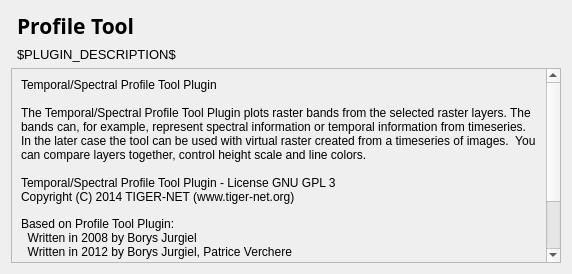
<?xml version="1.0" encoding="UTF-8"?>
<ui version="4.0">
 <class>DlgAbout</class>
 <widget class="QDialog" name="DlgAbout">
  <property name="geometry">
   <rect>
    <x>0</x>
    <y>0</y>
    <width>572</width>
    <height>274</height>
   </rect>
  </property>
  <property name="windowTitle">
   <string>Dialog</string>
  </property>
  <layout class="QGridLayout" name="gridLayout">
   <item row="0" column="1">
    <widget class="QLabel" name="title">
     <property name="sizePolicy">
      <sizepolicy hsizetype="Expanding" vsizetype="Expanding">
       <horstretch>0</horstretch>
       <verstretch>0</verstretch>
      </sizepolicy>
     </property>
     <property name="font">
      <font>
       <family>Sans Serif</family>
       <pointsize>16</pointsize>
       <weight>75</weight>
       <bold>true</bold>
      </font>
     </property>
     <property name="text">
      <string>Profile Tool</string>
     </property>
    </widget>
   </item>
   <item row="1" column="1">
    <widget class="QLabel" name="description">
     <property name="sizePolicy">
      <sizepolicy hsizetype="Expanding" vsizetype="Expanding">
       <horstretch>0</horstretch>
       <verstretch>0</verstretch>
      </sizepolicy>
     </property>
     <property name="font">
      <font>
       <pointsize>10</pointsize>
      </font>
     </property>
     <property name="text">
      <string>$PLUGIN_DESCRIPTION$</string>
     </property>
     <property name="wordWrap">
      <bool>true</bool>
     </property>
    </widget>
   </item>
   <item row="2" column="0" colspan="2">
    <widget class="QScrollArea" name="scrollArea_2">
     <property name="widgetResizable">
      <bool>true</bool>
     </property>
     <widget class="QWidget" name="scrollAreaWidgetContents_2">
      <property name="geometry">
       <rect>
        <x>0</x>
        <y>0</y>
        <width>535</width>
        <height>284</height>
       </rect>
      </property>
      <layout class="QVBoxLayout" name="verticalLayout_3">
       <item>
        <widget class="QLabel" name="label_3">
         <property name="sizePolicy">
          <sizepolicy hsizetype="Preferred" vsizetype="Preferred">
           <horstretch>0</horstretch>
           <verstretch>0</verstretch>
          </sizepolicy>
         </property>
         <property name="minimumSize">
          <size>
           <width>10</width>
           <height>10</height>
          </size>
         </property>
         <property name="cursor">
          <cursorShape>ArrowCursor</cursorShape>
         </property>
         <property name="focusPolicy">
          <enum>Qt::NoFocus</enum>
         </property>
         <property name="frameShape">
          <enum>QFrame::NoFrame</enum>
         </property>
         <property name="text">
          <string>&lt;!DOCTYPE HTML PUBLIC &quot;-//W3C//DTD HTML 4.0//EN&quot; &quot;http://www.w3.org/TR/REC-html40/strict.dtd&quot;&gt;
&lt;html&gt;&lt;head&gt;&lt;meta name=&quot;qrichtext&quot; content=&quot;1&quot; /&gt;&lt;style type=&quot;text/css&quot;&gt;
p, li { white-space: pre-wrap; }
&lt;/style&gt;&lt;/head&gt;&lt;body style=&quot; font-family:'MS Shell Dlg 2'; font-size:8pt; font-weight:400; font-style:normal;&quot;&gt;
&lt;p style=&quot; margin-top:0px; margin-bottom:0px; margin-left:0px; margin-right:0px; -qt-block-indent:0; text-indent:0px;&quot;&gt;&lt;span style=&quot; font-family:'Sans Serif'; font-size:9pt;&quot;&gt;Temporal/Spectral Profile Tool Plugin&lt;/span&gt;&lt;/p&gt;
&lt;p style=&quot;-qt-paragraph-type:empty; margin-top:0px; margin-bottom:0px; margin-left:0px; margin-right:0px; -qt-block-indent:0; text-indent:0px; font-family:'Sans Serif'; font-size:9pt;&quot;&gt;&lt;br /&gt;&lt;/p&gt;
&lt;p style=&quot; margin-top:0px; margin-bottom:0px; margin-left:0px; margin-right:0px; -qt-block-indent:0; text-indent:0px;&quot;&gt;&lt;span style=&quot; font-family:'Sans Serif'; font-size:9pt;&quot;&gt;The Temporal/Spectral Profile Tool Plugin plots raster bands from the selected raster layers. The bands can, for example, represent spectral information or temporal information from timeseries. In the later case the tool can be used with virtual raster created from a timeseries of images.  You can compare layers together, control height scale and line colors.&lt;/span&gt;&lt;/p&gt;
&lt;p style=&quot;-qt-paragraph-type:empty; margin-top:0px; margin-bottom:0px; margin-left:0px; margin-right:0px; -qt-block-indent:0; text-indent:0px; font-family:'Sans Serif'; font-size:9pt;&quot;&gt;&lt;br /&gt;&lt;/p&gt;
&lt;p style=&quot; margin-top:0px; margin-bottom:0px; margin-left:0px; margin-right:0px; -qt-block-indent:0; text-indent:0px;&quot;&gt;&lt;span style=&quot; font-family:'Sans Serif'; font-size:9pt;&quot;&gt;Temporal/Spectral Profile Tool Plugin - License GNU GPL 3&lt;/span&gt;&lt;/p&gt;
&lt;p style=&quot; margin-top:0px; margin-bottom:0px; margin-left:0px; margin-right:0px; -qt-block-indent:0; text-indent:0px;&quot;&gt;&lt;span style=&quot; font-family:'Sans'; font-size:9pt;&quot;&gt;Copyright (C) 2014 TIGER-NET (www.tiger-net.org)&lt;/span&gt;&lt;/p&gt;
&lt;p style=&quot;-qt-paragraph-type:empty; margin-top:0px; margin-bottom:0px; margin-left:0px; margin-right:0px; -qt-block-indent:0; text-indent:0px;&quot;&gt;&lt;br /&gt;&lt;/p&gt;
&lt;p style=&quot; margin-top:0px; margin-bottom:0px; margin-left:0px; margin-right:0px; -qt-block-indent:0; text-indent:0px;&quot;&gt;&lt;span style=&quot; font-family:'Sans'; font-size:9pt;&quot;&gt;Based on Profile Tool Plugin:&lt;/span&gt;&lt;/p&gt;
&lt;p style=&quot; margin-top:0px; margin-bottom:0px; margin-left:0px; margin-right:0px; -qt-block-indent:0; text-indent:0px;&quot;&gt;&lt;span style=&quot; font-family:'Sans Serif'; font-size:9pt;&quot;&gt;  Written in 2008 by Borys Jurgiel&lt;/span&gt;&lt;/p&gt;
&lt;p style=&quot; margin-top:0px; margin-bottom:0px; margin-left:0px; margin-right:0px; -qt-block-indent:0; text-indent:0px;&quot;&gt;&lt;span style=&quot; font-family:'Sans Serif'; font-size:9pt;&quot;&gt;  Written in 2012 by Borys Jurgiel, Patrice Verchere&lt;/span&gt;&lt;/p&gt;
&lt;p style=&quot;-qt-paragraph-type:empty; margin-top:0px; margin-bottom:0px; margin-left:0px; margin-right:0px; -qt-block-indent:0; text-indent:0px; font-family:'Sans Serif'; font-size:9pt;&quot;&gt;&lt;br /&gt;&lt;/p&gt;
&lt;p style=&quot; margin-top:0px; margin-bottom:0px; margin-left:0px; margin-right:0px; -qt-block-indent:0; text-indent:0px;&quot;&gt;&lt;span style=&quot; font-family:'Sans Serif'; font-size:9pt;&quot;&gt;REQUIREMENTS:&lt;/span&gt;&lt;/p&gt;
&lt;p style=&quot; margin-top:0px; margin-bottom:0px; margin-left:0px; margin-right:0px; -qt-block-indent:0; text-indent:0px;&quot;&gt;&lt;span style=&quot; font-family:'Sans Serif'; font-size:9pt;&quot;&gt;- Qwt5 (python-qwt5-qt4) and/or python-matplotlib&lt;/span&gt;&lt;/p&gt;
&lt;p style=&quot; margin-top:0px; margin-bottom:0px; margin-left:0px; margin-right:0px; -qt-block-indent:0; text-indent:0px;&quot;&gt;&lt;span style=&quot; font-family:'Sans Serif'; font-size:9pt;&quot;&gt;- QT ver 4.1 for saving to PDF and 4.3 for saving to SVG&lt;/span&gt;&lt;/p&gt;
&lt;p style=&quot;-qt-paragraph-type:empty; margin-top:0px; margin-bottom:0px; margin-left:0px; margin-right:0px; -qt-block-indent:0; text-indent:0px; font-family:'Sans Serif'; font-size:9pt;&quot;&gt;&lt;br /&gt;&lt;/p&gt;&lt;/body&gt;&lt;/html&gt;</string>
         </property>
         <property name="textFormat">
          <enum>Qt::AutoText</enum>
         </property>
         <property name="scaledContents">
          <bool>false</bool>
         </property>
         <property name="alignment">
          <set>Qt::AlignLeading|Qt::AlignLeft|Qt::AlignTop</set>
         </property>
         <property name="wordWrap">
          <bool>true</bool>
         </property>
         <property name="openExternalLinks">
          <bool>true</bool>
         </property>
         <property name="textInteractionFlags">
          <set>Qt::LinksAccessibleByMouse</set>
         </property>
        </widget>
       </item>
      </layout>
     </widget>
    </widget>
   </item>
  </layout>
 </widget>
 <resources/>
 <connections/>
</ui>
